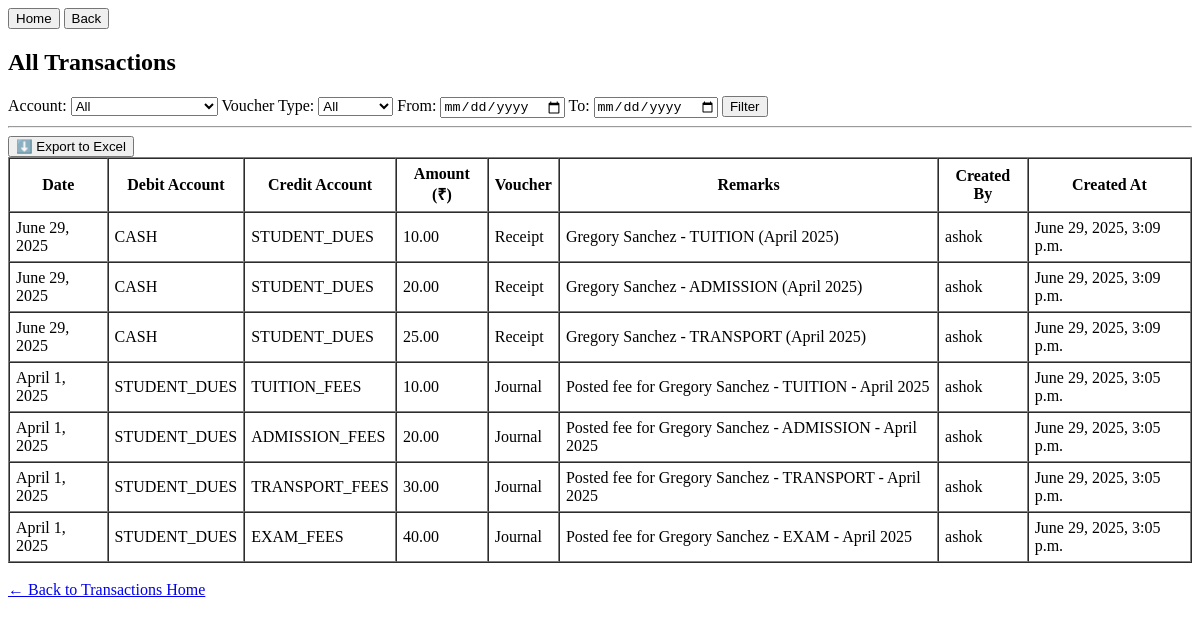
/transactions/view/ (signed in), run on an earlier commit of the app's database.
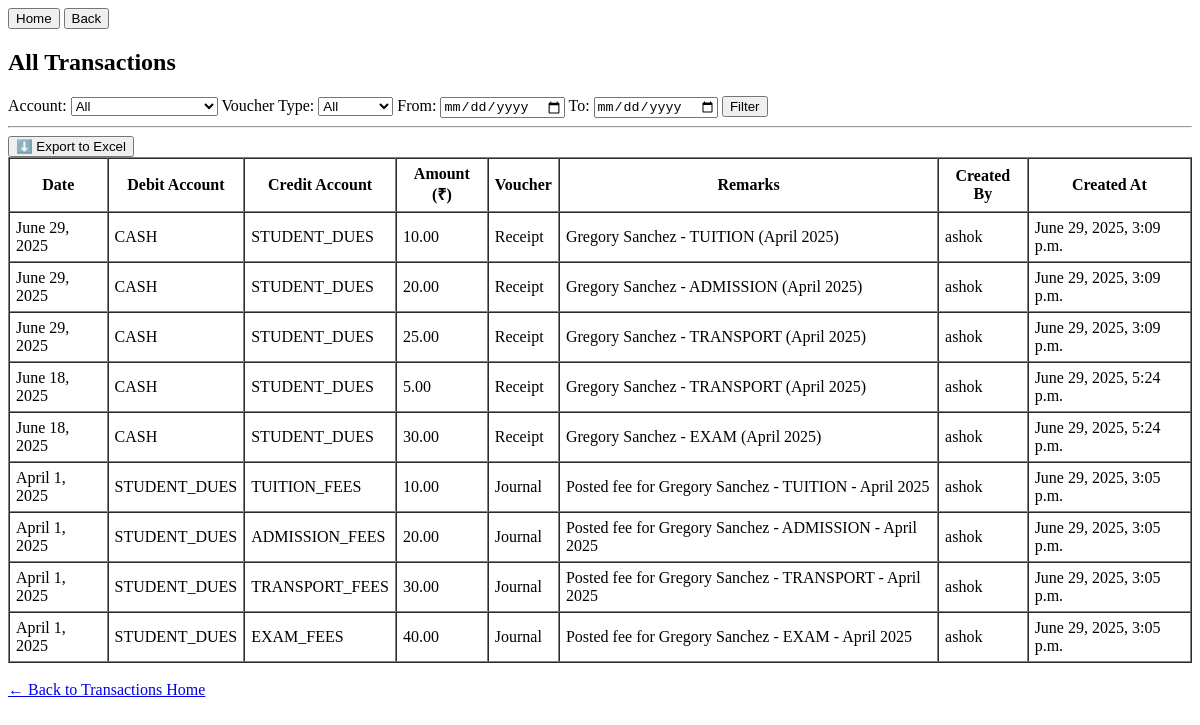
And on a later commit of the database.
### transactions/models.py (models this page shows, shortened)
class Transaction(models.Model):
    VOUCHER_TYPES = [
    ('payment', 'Payment'),
    ('receipt', 'Receipt'),
    ('journal', 'Journal'),
    ('contra', 'Contra'),
    ]
    date = models.DateField()
    debit_account = models.ForeignKey(AccountHead, on_delete=models.PROTECT, related_name='debit_transactions')
    credit_account = models.ForeignKey(AccountHead, on_delete=models.PROTECT, related_name='credit_transactions')
    amount = models.DecimalField(max_digits=12, decimal_places=2)
    remarks = models.TextField(blank=True, null=True)
    school = models.ForeignKey(School, on_delete=models.CASCADE, default="kalawati")  # Multi-school support
    voucher_type = models.CharField(max_length=20, choices=VOUCHER_TYPES, blank=True, null=True)  # ✅ Add this
    created_by = models.ForeignKey(User, on_delete=models.SET_NULL, null=True, blank=True)
    created_at = models.DateTimeField(auto_now_add=True)

class AccountHead(models.Model):
    ACCOUNT_TYPES = [
        ('asset', 'Asset'),
        ('liability', 'Liability'),
        ('income', 'Income'),
        ('expense', 'Expense'),
    ]
    name = models.CharField(max_length=100, unique=True)
    type = models.CharField(max_length=20, choices=ACCOUNT_TYPES)
    description = models.TextField(blank=True, null=True)
    opening_balance = models.DecimalField(max_digits=10, decimal_places=2, default=0)
    is_active = models.BooleanField(default=True)
    school = models.ForeignKey(School, on_delete=models.CASCADE)

### transactions/views.py (the view)
# urls.py: path('view/', views.view_transactions, name='view_transactions'),
@login_required
def view_transactions(request):
    user_school = request.user.userprofile.school
    transactions = Transaction.objects.filter(school=user_school).order_by('-date')
    account_id = request.GET.get('account')
    voucher_type = request.GET.get('voucher_type')
    start_date = request.GET.get('start_date')
    end_date = request.GET.get('end_date')
    if account_id and account_id.isdigit():
        transactions = transactions.filter(
            Q(debit_account_id=account_id) | Q(credit_account_id=account_id)
        )
    if voucher_type:
        transactions = transactions.filter(voucher_type=voucher_type)
    parsed_start = parse_date(start_date) if isinstance(start_date, str) and start_date else None
    if parsed_start:
        transactions = transactions.filter(date__gte=parsed_start)
    parsed_end = parse_date(end_date) if isinstance(end_date, str) and end_date else None
    if parsed_end:
        transactions = transactions.filter(date__lte=parsed_end)
    accounts = AccountHead.objects.filter(school=user_school)
    return render(request, 'transactions/view_transactions.html', {
        'transactions': transactions,
        'accounts': accounts,
        'voucher_type_filter': voucher_type,
        'account_filter': account_id,
        'start_date': start_date,
        'end_date': end_date,
    })

### transactions/templates/transactions/view_transactions.html (shortened to what this page needs)
<!DOCTYPE html>
<html>
<head>
</head>
<body>
    <a href="{% url 'home'%}"><button>Home</button></a>
    <a href="{% url 'transactions_home'%}"><button>Back</button></a>
    <h2>All Transactions</h2>
    <form method="get">
        <label for="account">Account:</label>
        <select name="account" id="account">
            <option value="">All</option>
        </select>
        <label for="voucher_type">Voucher Type:</label>
        <select name="voucher_type" id="voucher_type">
            <option value="">All</option>
        </select>
        <label for="start_date">From:</label>
        <input type="date" name="start_date" value="{{ start_date }}">
        <label for="end_date">To:</label>
        <input type="date" name="end_date" value="{{ end_date }}">
        <button type="submit">Filter</button>
    </form>
    <hr>
    <form method="get" action="{% url 'export_transactions_excel' %}">
    <button type="submit">⬇️ Export to Excel</button>
    </form>
    {% if transactions %}
        <table border="1" cellpadding="6" cellspacing="0">
            <tr>
                <th>Date</th>
                <th>Debit Account</th>
                <th>Credit Account</th>
                <th>Amount (₹)</th>
                <th>Voucher</th>
                <th>Remarks</th>
                <th>Created By</th>
                <th>Created At</th>
            </tr>
            {% for txn in transactions %}
                <tr>
                    <td>{{ txn.date }}</td>
                    <td>{{ txn.debit_account.name }}</td>
                    <td>{{ txn.credit_account.name }}</td>
                    <td>{{ txn.amount }}</td>
                    <td>{{ txn.get_voucher_type_display }}</td>
                    <td>{{ txn.remarks }}</td>
                    <td>{{ txn.created_by.username }}</td>
                    <td>{{ txn.created_at }}</td>
                </tr>
            {% endfor %}
        </table>
    {% else %}
        <p>No transactions found for selected filters.</p>
    {% endif %}
    <br>
    <a href="{% url 'transactions_home' %}">← Back to Transactions Home</a>
</body>
</html>

What changed in the data, as far as the page shows it:
added Transaction: date "June 18, 2025", debit_account.name "CASH", credit_account.name "STUDENT_DUES", amount "5.00", voucher_type "Receipt", remarks "Gregory Sanchez - TRANSPORT (April 2025)", created_by.username "ashok", created_at "June 29, 2025, 5:24 p.m."
added Transaction: date "June 18, 2025", debit_account.name "CASH", credit_account.name "STUDENT_DUES", amount "30.00", voucher_type "Receipt", remarks "Gregory Sanchez - EXAM (April 2025)", created_by.username "ashok", created_at "June 29, 2025, 5:24 p.m."
